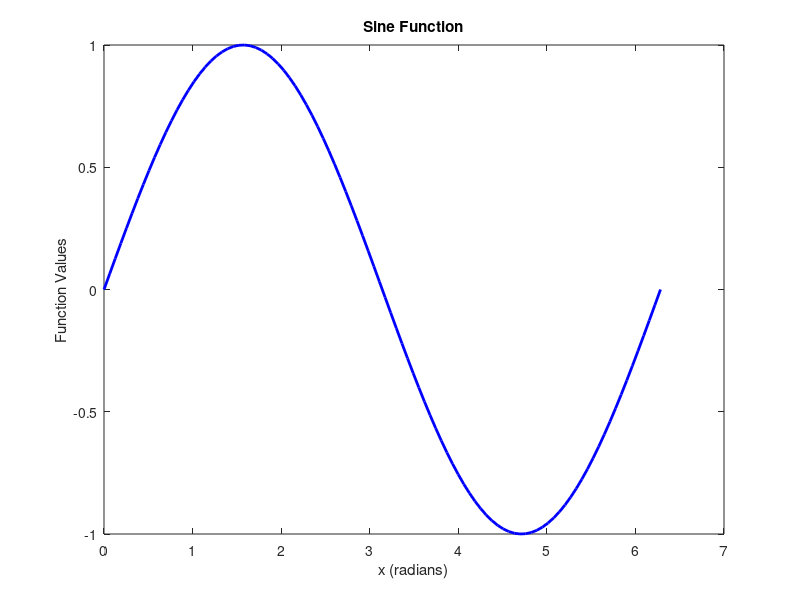

The MATLAB script that drew this image: (Note: this script raises an error after producing the figure.)
% Introduction to MATLAB

% This is how you write a comment! This code will not be run, it is simply
% to make your code readable and easy to understand.

%%
% Basic arithmetic operations and variables

% In the following lines of code, we assign numerical values to the
% variables 'a' and 'b' and then do some arithmetic operations on them.

a = 10;
b = 4;
sumResult = a + b;
diffResult = a - b;
prodResult = a * b;
divResult = a / b;

% Why add a semicolon?
% The semicolon suppresses output of a single command. Remove one of the
% semicolons in this section and run the section to see how the output in
% the command window changes!

% What is a section break?
% The '%%' symbol creates a section break => it allows you to split your
% code into different sections, and run them individually. It is just a way to
% organise your code!

% How can we check the values of these variables? => Display them using the 'disp' function!
disp(sumResult);
disp(diffResult);
disp(prodResult);
disp(divResult);
%%

% Displaying output

% We can also display output using the 'fprintf' function

fprintf('Results of arithmetic operations: \n');
fprintf('Sum: %d\nDifference: %d\nProduct: %d\nDivision: %.2f\n', sumResult, diffResult, prodResult, divResult);

% '\n' gives rise to a newline
% '%d' is a placeholder for signed integers
% '%f' is a placeholder for floating-point numbers/decimal numbers, and
% '.b' indicates to print 'b' digits after the decimal point

% What is the default number of digits printed after the decimal point?
% What happens if you dont give any value for 'b'?
% Can you find the placeholders for strings and characters? Try to print a
% line using them!
%%

% Vectors

vectorA = [1, 2, 3, 4, 5];
vectorB = [5, 4, 3, 2, 1];

% Performing elementwise operations
sumVector = vectorA + vectorB;
prodVector = vectorA .* vectorB;

% Displaying the results of array operations
disp('Results of array operations:');
disp('Sum of vectors:');
disp(sumVector);
disp('Elementwise product of vectors:');
disp(prodVector);
%%

% Matrices

matrixA = [1, 2; 3, 4];
matrixB = [2, 0; 0, 2];

% Performing operations on matrices
matrixProduct = matrixA * matrixB;
AinvB = matrixA/matrixB; % returns A * inv(B)
BinvA = matrixB/matrixA; % returns B * inv(A)

% Displaying the results of matrix operations
disp('Matrix product: ');
disp(matrixProduct);
disp('A inverse times B: ');
disp(AinvB);
disp('B inverse times A: ');
disp(BinvA);

% Elementwise operations on the matrices
matrixSum = matrixA + matrixB;
elementwiseProduct = matrixA .* matrixB;
elementwiseQuotient = matrixA ./ matrixB;
elementwiseExponent = matrixA .^ matrixB;

% Displaying the results of the elementwise operations
disp('Results of matrix operations: ');
disp('Sum of matrices: ');
disp(matrixSum);
disp('Elementwise product of matrices: ');
disp(elementwiseProduct);
disp('Elementwise quotient of matrices: ');
disp(elementwiseQuotient);
disp('Elementwise exponent of matrices: ');
disp(elementwiseExponent);
%%

% Can you find out what vectors/matrices the following MATLAB functions return?

array1 = linspace(0,10,11);
array2 = linspace(1,10,4);

matrix1 = ones(3);
matrix2 = ones(1,3);
matrix3 = zeros(3);
matrix4 = eye(3);
matrix5 = eye(3,4);
matrix6 = diag(vectorA);
matrix7 = diag(vectorB, 1);
matrix8 = diag(vectorB, -1);
%%

% Indexing and slicing of arrays and matrices -
% Accessing elements of a matrix
element = matrixA(2, 1); % Accessing the element in the second row, first column
disp('Element from matrixA at (2,1):');
disp(element);

% Accessing diagonal elements of a matrix
disp('Diagonal elements of matrixA:');
disp(diag(matrixA));

% Accessing rows/columns of a matrix
row1 = matrixA(1,:);
col2 = matrixA(:,2);
disp('Row 1 of matrixA:');
disp(row1);
disp('Column 2 of matrixA: ');
disp(col2);

% Similarly for vectors -
disp(vectorA);
elem1 = vectorA(1);
disp('First element of vectorA: ');
disp(elem1);
%%

% Basic loops (for, while etc) 

% FOR loop - execute code a fixed number of times
for i = 1:5
    fprintf('Iteration %d: i = %d\n', i);
end

% WHILE loop - execute code while condition is true
counter = 1;
while counter < 10
    fprintf('Counter = %d\n', counter);
    counter = counter * 2;  % Double the counter each iteration
end

%%
% Common built-in functions

% Trigonometric functions
x = 0:pi/4:pi;  % Create vector from 0 to pi with step pi/4
y1 = sin(x);    % Sine function
y2 = cos(x);    % Cosine function
y3 = tan(x);    % Tangent function (undefined at pi/2)

% Exponential and logarithmic functions
y4 = exp(1);      % Exponential e^x
y5 = log(10);     % Natural logarithm
y6 = log10(100);  % Base-10 logarithm
y7 = log2(8);     % Base-2 logarithm

% Basic math functions
y8 = sqrt(25);    % Square root
y9 = abs(-5);     % Absolute value
y10 = round(4.7);  % Round to nearest integer
y11 = floor(4.7);  % Round down
y12 = ceil(4.3);   % Round up

%%
% Basic plotting

% Create some data for plotting
x = linspace(0, 2*pi, 100);  % 100 points from 0 to 2π
y = sin(x);

% Basic line plot
plot(x, y, 'b-', 'LineWidth', 2);  % Blue solid line
title('Sine Function');
xlabel('x (radians)');
ylabel('Function Values');

%%
% User-defined functions

matrixA = [1, 2; 3, 4];
matrixB = [2, 0; 0, 2];

prod = matrix_product(matrixA, matrixB);
disp(prod);

vectorA = [1, 2, 3, 4, 5];
disp(vectorA);
disp(norm(vectorA));

function y = matrix_product(A,B)
y = A*B;
end

function y = norm(v)
l = length(v);
x = 0;
for i = 1:l
    x = x + v(i)^2;
end
y = sqrt(x);
end